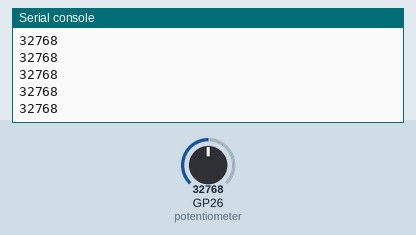
A program run on a simulated Raspberry Pi Pico running MicroPython. Shown: the last lines printed to the serial console. Inputs (shaded band) come from the test bench; at power-on: GP26 (potentiometer) = 32768 (analog values on the 0–65535 scale).

Above: at 1.2 s.
1.3 s: GP26 (potentiometer) set to 45874
At 1.31 s:
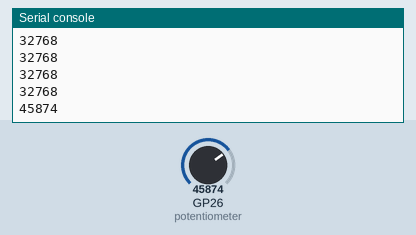
2.8 s: GP26 (potentiometer) set to 57670
At 2.81 s:
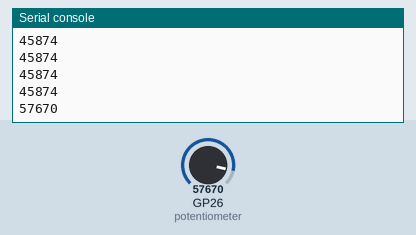
Timing chart, 0 to 5.8 s (numbered marks = the images above; inputs shaded):
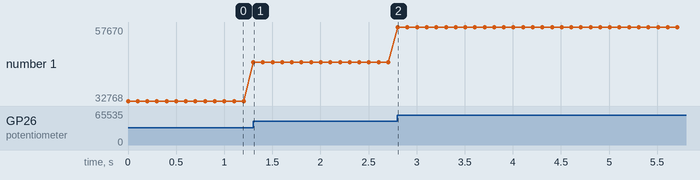

The program:

potentiometer.py
```python
'''
 * Keyestudio 24 in 1 Starter Kit for Raspberry Pi Pico
 * lesson 11
 * Rotary potentiometer
 * http://www.keyestudio.com
'''
import machine
import utime

potentiometer = machine.ADC(26)

while True:
    pot_value = potentiometer.read_u16()
    print(pot_value)
    utime.sleep(0.1)
```

Measured:
- after the input at 1.3 s, the serial console: prints a new line at once (image 1)
- after the input at 2.8 s, the serial console: prints a new line at once (image 2)
- plotted number 1: 32768 → 45874 after the input at 1.3 s, 45874 → 57670 after the input at 2.8 s
